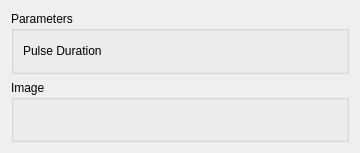
<?xml version="1.0" encoding="UTF-8"?>
<ui version="4.0">
 <class>WindLabGui::DlgSineModulation</class>
 <widget class="QWidget" name="WindLabGui::DlgSineModulation">
  <property name="geometry">
   <rect>
    <x>0</x>
    <y>0</y>
    <width>360</width>
    <height>153</height>
   </rect>
  </property>
  <property name="windowTitle">
   <string>Feature Parameters</string>
  </property>
  <property name="sizeGripEnabled" stdset="0">
   <bool>true</bool>
  </property>
  <layout class="QGridLayout" name="gridLayout">
   <item row="0" column="0">
    <widget class="QGroupBox" name="GroupBox5_3">
     <property name="title">
      <string>Parameters</string>
     </property>
     <layout class="QGridLayout" name="_3">
      <property name="leftMargin">
       <number>9</number>
      </property>
      <property name="topMargin">
       <number>9</number>
      </property>
      <property name="rightMargin">
       <number>9</number>
      </property>
      <property name="bottomMargin">
       <number>9</number>
      </property>
      <property name="spacing">
       <number>6</number>
      </property>
      <item row="1" column="0">
       <layout class="QHBoxLayout" name="horizontalLayout" stretch="0,0">
        <item>
         <widget class="QLabel" name="label">
          <property name="text">
           <string>Pulse Duration</string>
          </property>
         </widget>
        </item>
        <item>
         <widget class="Gui::QuantitySpinBox" name="doubleSpinBox_PulseDuration" native="true">
          <property name="keyboardTracking" stdset="0">
           <bool>false</bool>
          </property>
         </widget>
        </item>
       </layout>
      </item>
     </layout>
    </widget>
   </item>
   <item row="1" column="0">
    <widget class="QGroupBox" name="GroupBox5_5">
     <property name="title">
      <string>Image</string>
     </property>
     <layout class="QGridLayout" name="_6">
      <property name="leftMargin">
       <number>9</number>
      </property>
      <property name="topMargin">
       <number>9</number>
      </property>
      <property name="rightMargin">
       <number>9</number>
      </property>
      <property name="bottomMargin">
       <number>9</number>
      </property>
      <property name="spacing">
       <number>6</number>
      </property>
      <item row="1" column="0">
       <layout class="QHBoxLayout" name="horizontalLayout_9" stretch="0">
        <item>
         <widget class="QLabel" name="label_Image">
          <property name="text">
           <string/>
          </property>
         </widget>
        </item>
       </layout>
      </item>
     </layout>
    </widget>
   </item>
  </layout>
 </widget>
 <customwidgets>
  <customwidget>
   <class>Gui::QuantitySpinBox</class>
   <extends>QWidget</extends>
   <header>Gui/QuantitySpinBox.h</header>
  </customwidget>
 </customwidgets>
 <resources/>
 <connections/>
</ui>
